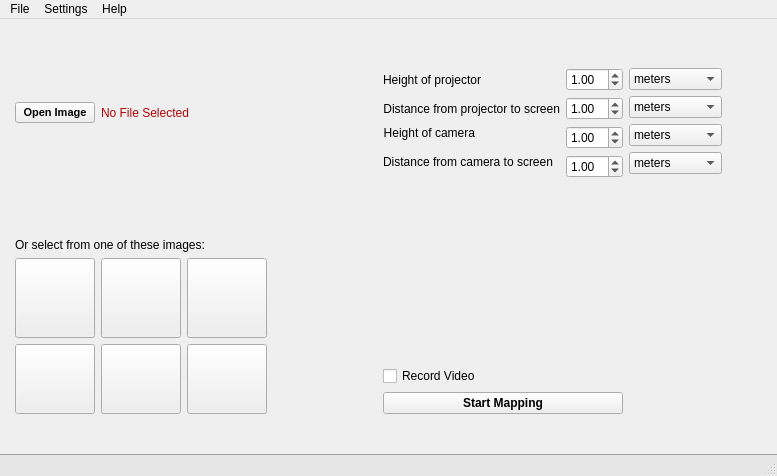
<?xml version="1.0" encoding="UTF-8"?>
<ui version="4.0">
 <class>MainWindow</class>
 <widget class="QMainWindow" name="MainWindow">
  <property name="geometry">
   <rect>
    <x>0</x>
    <y>0</y>
    <width>777</width>
    <height>476</height>
   </rect>
  </property>
  <property name="windowTitle">
   <string>LightMap</string>
  </property>
  <property name="tabShape">
   <enum>QTabWidget::Rounded</enum>
  </property>
  <widget class="QWidget" name="central_widget">
   <layout class="QGridLayout" name="gridLayout">
    <property name="leftMargin">
     <number>15</number>
    </property>
    <property name="rightMargin">
     <number>15</number>
    </property>
    <property name="bottomMargin">
     <number>20</number>
    </property>
    <item row="0" column="0">
     <layout class="QVBoxLayout" name="vertical_layout_top" stretch="0">
      <property name="spacing">
       <number>6</number>
      </property>
      <item>
       <widget class="QLabel" name="label_lightmap">
        <property name="sizePolicy">
         <sizepolicy hsizetype="Preferred" vsizetype="Preferred">
          <horstretch>0</horstretch>
          <verstretch>0</verstretch>
         </sizepolicy>
        </property>
        <property name="text">
         <string/>
        </property>
        <property name="pixmap">
         <pixmap>../Images/LightMap.png</pixmap>
        </property>
        <property name="alignment">
         <set>Qt::AlignHCenter|Qt::AlignTop</set>
        </property>
       </widget>
      </item>
     </layout>
    </item>
    <item row="1" column="0">
     <spacer name="horizontal_spacer_light_map">
      <property name="orientation">
       <enum>Qt::Horizontal</enum>
      </property>
      <property name="sizeHint" stdset="0">
       <size>
        <width>40</width>
        <height>20</height>
       </size>
      </property>
     </spacer>
    </item>
    <item row="2" column="0">
     <layout class="QHBoxLayout" name="horizontal_layout_main_middle">
      <property name="sizeConstraint">
       <enum>QLayout::SetDefaultConstraint</enum>
      </property>
      <item>
       <layout class="QVBoxLayout" name="vertical_layout_main_left">
        <property name="sizeConstraint">
         <enum>QLayout::SetDefaultConstraint</enum>
        </property>
        <item>
         <layout class="QHBoxLayout" name="horizontal_layout_image">
          <property name="sizeConstraint">
           <enum>QLayout::SetDefaultConstraint</enum>
          </property>
          <item>
           <widget class="QPushButton" name="button_open_image">
            <property name="sizePolicy">
             <sizepolicy hsizetype="Fixed" vsizetype="Fixed">
              <horstretch>0</horstretch>
              <verstretch>0</verstretch>
             </sizepolicy>
            </property>
            <property name="font">
             <font>
              <family>MS Shell Dlg 2</family>
              <pointsize>8</pointsize>
              <weight>75</weight>
              <italic>false</italic>
              <bold>true</bold>
              <underline>false</underline>
              <strikeout>false</strikeout>
              <kerning>true</kerning>
             </font>
            </property>
            <property name="focusPolicy">
             <enum>Qt::ClickFocus</enum>
            </property>
            <property name="statusTip">
             <string/>
            </property>
            <property name="text">
             <string>Open Image</string>
            </property>
           </widget>
          </item>
          <item>
           <widget class="QLabel" name="label_file_name">
            <property name="palette">
             <palette>
              <active>
               <colorrole role="WindowText">
                <brush brushstyle="SolidPattern">
                 <color alpha="255">
                  <red>177</red>
                  <green>5</green>
                  <blue>5</blue>
                 </color>
                </brush>
               </colorrole>
               <colorrole role="Text">
                <brush brushstyle="SolidPattern">
                 <color alpha="255">
                  <red>0</red>
                  <green>0</green>
                  <blue>0</blue>
                 </color>
                </brush>
               </colorrole>
              </active>
              <inactive>
               <colorrole role="WindowText">
                <brush brushstyle="SolidPattern">
                 <color alpha="255">
                  <red>177</red>
                  <green>5</green>
                  <blue>5</blue>
                 </color>
                </brush>
               </colorrole>
               <colorrole role="Text">
                <brush brushstyle="SolidPattern">
                 <color alpha="255">
                  <red>0</red>
                  <green>0</green>
                  <blue>0</blue>
                 </color>
                </brush>
               </colorrole>
              </inactive>
              <disabled>
               <colorrole role="WindowText">
                <brush brushstyle="SolidPattern">
                 <color alpha="255">
                  <red>120</red>
                  <green>120</green>
                  <blue>120</blue>
                 </color>
                </brush>
               </colorrole>
               <colorrole role="Text">
                <brush brushstyle="SolidPattern">
                 <color alpha="255">
                  <red>120</red>
                  <green>120</green>
                  <blue>120</blue>
                 </color>
                </brush>
               </colorrole>
              </disabled>
             </palette>
            </property>
            <property name="font">
             <font>
              <family>MS Shell Dlg 2</family>
              <weight>50</weight>
              <italic>false</italic>
              <bold>false</bold>
              <kerning>true</kerning>
             </font>
            </property>
            <property name="frameShape">
             <enum>QFrame::NoFrame</enum>
            </property>
            <property name="frameShadow">
             <enum>QFrame::Plain</enum>
            </property>
            <property name="text">
             <string>No File Selected                                                  </string>
            </property>
            <property name="alignment">
             <set>Qt::AlignLeading|Qt::AlignLeft|Qt::AlignVCenter</set>
            </property>
           </widget>
          </item>
         </layout>
        </item>
        <item>
         <widget class="QLabel" name="label_select_default_image">
          <property name="text">
           <string>Or select from one of these images:</string>
          </property>
          <property name="alignment">
           <set>Qt::AlignBottom|Qt::AlignLeading|Qt::AlignLeft</set>
          </property>
         </widget>
        </item>
        <item>
         <layout class="QGridLayout" name="grid_layout_default_images">
          <item row="1" column="3">
           <widget class="QPushButton" name="button_default_image3">
            <property name="minimumSize">
             <size>
              <width>80</width>
              <height>80</height>
             </size>
            </property>
            <property name="maximumSize">
             <size>
              <width>80</width>
              <height>80</height>
             </size>
            </property>
            <property name="focusPolicy">
             <enum>Qt::NoFocus</enum>
            </property>
            <property name="statusTip">
             <string/>
            </property>
            <property name="styleSheet">
             <string notr="true">QPushButton {
	background-image: url(&quot;../Images/Smiley.jpg&quot;);
	background-position: center;	
}

QPushButton:checked {
	border-width: 3px;
	border-style: solid;
	border-color: #2E89F7;
}</string>
            </property>
            <property name="text">
             <string/>
            </property>
            <property name="checkable">
             <bool>true</bool>
            </property>
            <property name="autoExclusive">
             <bool>true</bool>
            </property>
           </widget>
          </item>
          <item row="3" column="3">
           <widget class="QPushButton" name="button_default_image6">
            <property name="maximumSize">
             <size>
              <width>80</width>
              <height>80</height>
             </size>
            </property>
            <property name="styleSheet">
             <string notr="true">QPushButton {
	background-image: url(&quot;../Images/Mystery_Image.jpg&quot;);
	background-position: center;
}

QPushButton:checked {
	border-width: 3px;
	border-style: solid;
	border-color: #2E89F7;
}</string>
            </property>
            <property name="text">
             <string/>
            </property>
            <property name="checkable">
             <bool>true</bool>
            </property>
            <property name="autoExclusive">
             <bool>true</bool>
            </property>
           </widget>
          </item>
          <item row="1" column="1">
           <widget class="QPushButton" name="button_default_image1">
            <property name="sizePolicy">
             <sizepolicy hsizetype="Maximum" vsizetype="Fixed">
              <horstretch>0</horstretch>
              <verstretch>0</verstretch>
             </sizepolicy>
            </property>
            <property name="minimumSize">
             <size>
              <width>80</width>
              <height>80</height>
             </size>
            </property>
            <property name="maximumSize">
             <size>
              <width>80</width>
              <height>80</height>
             </size>
            </property>
            <property name="focusPolicy">
             <enum>Qt::NoFocus</enum>
            </property>
            <property name="statusTip">
             <string/>
            </property>
            <property name="styleSheet">
             <string notr="true">QPushButton {
	background-image: url(&quot;../Images/Earth.jpg&quot;);
	background-position: center;
}

QPushButton:checked {
	border-width: 3px;
	border-style: solid;
	border-color: #2E89F7;
}</string>
            </property>
            <property name="text">
             <string/>
            </property>
            <property name="checkable">
             <bool>true</bool>
            </property>
            <property name="autoExclusive">
             <bool>true</bool>
            </property>
            <property name="flat">
             <bool>false</bool>
            </property>
           </widget>
          </item>
          <item row="1" column="2">
           <widget class="QPushButton" name="button_default_image2">
            <property name="minimumSize">
             <size>
              <width>80</width>
              <height>80</height>
             </size>
            </property>
            <property name="maximumSize">
             <size>
              <width>80</width>
              <height>80</height>
             </size>
            </property>
            <property name="focusPolicy">
             <enum>Qt::NoFocus</enum>
            </property>
            <property name="statusTip">
             <string/>
            </property>
            <property name="styleSheet">
             <string notr="true">QPushButton {
	background-image: url(&quot;../Images/Moon.gif&quot;);
	background-position: center;
}

QPushButton:checked {
	border-width: 3px;
	border-style: solid;
	border-color: #2E89F7;
}</string>
            </property>
            <property name="text">
             <string/>
            </property>
            <property name="checkable">
             <bool>true</bool>
            </property>
            <property name="autoExclusive">
             <bool>true</bool>
            </property>
            <property name="autoDefault">
             <bool>false</bool>
            </property>
            <property name="default">
             <bool>false</bool>
            </property>
            <property name="flat">
             <bool>false</bool>
            </property>
           </widget>
          </item>
          <item row="1" column="5">
           <spacer name="horizontal_spacer_grid_top">
            <property name="orientation">
             <enum>Qt::Horizontal</enum>
            </property>
            <property name="sizeHint" stdset="0">
             <size>
              <width>40</width>
              <height>20</height>
             </size>
            </property>
           </spacer>
          </item>
          <item row="3" column="5">
           <spacer name="horizontal_spacer_grid_bottom">
            <property name="orientation">
             <enum>Qt::Horizontal</enum>
            </property>
            <property name="sizeHint" stdset="0">
             <size>
              <width>40</width>
              <height>20</height>
             </size>
            </property>
           </spacer>
          </item>
          <item row="3" column="2">
           <widget class="QPushButton" name="button_default_image5">
            <property name="minimumSize">
             <size>
              <width>80</width>
              <height>70</height>
             </size>
            </property>
            <property name="maximumSize">
             <size>
              <width>80</width>
              <height>80</height>
             </size>
            </property>
            <property name="styleSheet">
             <string notr="true">QPushButton {
	background-image: url(&quot;../Images/Kappa.jpg&quot;);
	background-position: center;
}

QPushButton:checked {
	border-width: 3px;
	border-style: solid;
	border-color: #2E89F7;
}</string>
            </property>
            <property name="text">
             <string/>
            </property>
            <property name="checkable">
             <bool>true</bool>
            </property>
            <property name="autoExclusive">
             <bool>true</bool>
            </property>
           </widget>
          </item>
          <item row="3" column="1">
           <widget class="QPushButton" name="button_default_image4">
            <property name="sizePolicy">
             <sizepolicy hsizetype="Minimum" vsizetype="Fixed">
              <horstretch>0</horstretch>
              <verstretch>0</verstretch>
             </sizepolicy>
            </property>
            <property name="minimumSize">
             <size>
              <width>80</width>
              <height>70</height>
             </size>
            </property>
            <property name="maximumSize">
             <size>
              <width>80</width>
              <height>80</height>
             </size>
            </property>
            <property name="focusPolicy">
             <enum>Qt::NoFocus</enum>
            </property>
            <property name="statusTip">
             <string/>
            </property>
            <property name="styleSheet">
             <string notr="true">QPushButton {
	background-image: url(&quot;../Images/Pizza.jpg&quot;);
	background-position: center;
}

QPushButton:checked {
	border-width: 3px;
	border-style: solid;
	border-color: #2E89F7;
}</string>
            </property>
            <property name="text">
             <string/>
            </property>
            <property name="checkable">
             <bool>true</bool>
            </property>
            <property name="autoExclusive">
             <bool>true</bool>
            </property>
           </widget>
          </item>
         </layout>
        </item>
        <item>
         <spacer name="horizontal_spacer_bottom_left">
          <property name="orientation">
           <enum>Qt::Horizontal</enum>
          </property>
          <property name="sizeHint" stdset="0">
           <size>
            <width>40</width>
            <height>20</height>
           </size>
          </property>
         </spacer>
        </item>
       </layout>
      </item>
      <item>
       <spacer name="vertical_spacer_middle_second">
        <property name="orientation">
         <enum>Qt::Vertical</enum>
        </property>
        <property name="sizeHint" stdset="0">
         <size>
          <width>20</width>
          <height>40</height>
         </size>
        </property>
       </spacer>
      </item>
      <item>
       <layout class="QHBoxLayout" name="horizontal_layout_main_right_2">
        <item>
         <layout class="QVBoxLayout" name="vertical_layout_middle_right">
          <item>
           <layout class="QFormLayout" name="form_layout">
            <property name="sizeConstraint">
             <enum>QLayout::SetNoConstraint</enum>
            </property>
            <item row="0" column="0">
             <widget class="QLabel" name="label_projector_height">
              <property name="statusTip">
               <string/>
              </property>
              <property name="layoutDirection">
               <enum>Qt::LeftToRight</enum>
              </property>
              <property name="text">
               <string>Height of projector</string>
              </property>
              <property name="alignment">
               <set>Qt::AlignRight|Qt::AlignTrailing|Qt::AlignVCenter</set>
              </property>
             </widget>
            </item>
            <item row="0" column="1">
             <widget class="QDoubleSpinBox" name="double_spin_box_projector_height">
              <property name="statusTip">
               <string/>
              </property>
              <property name="value">
               <double>1.000000000000000</double>
              </property>
             </widget>
            </item>
            <item row="1" column="0">
             <widget class="QLabel" name="label_projector_to_screen">
              <property name="text">
               <string>Distance from projector to screen</string>
              </property>
              <property name="alignment">
               <set>Qt::AlignRight|Qt::AlignTrailing|Qt::AlignVCenter</set>
              </property>
             </widget>
            </item>
            <item row="1" column="1">
             <widget class="QDoubleSpinBox" name="double_spin_box_projector_to_screen">
              <property name="statusTip">
               <string/>
              </property>
              <property name="value">
               <double>1.000000000000000</double>
              </property>
             </widget>
            </item>
            <item row="2" column="0">
             <widget class="QLabel" name="label_height_camera">
              <property name="text">
               <string>Height of camera</string>
              </property>
              <property name="alignment">
               <set>Qt::AlignRight|Qt::AlignTop|Qt::AlignTrailing</set>
              </property>
             </widget>
            </item>
            <item row="2" column="1">
             <widget class="QDoubleSpinBox" name="double_spin_box_camera_height">
              <property name="statusTip">
               <string/>
              </property>
              <property name="value">
               <double>1.000000000000000</double>
              </property>
             </widget>
            </item>
            <item row="3" column="0">
             <widget class="QLabel" name="label_camera_to_screen">
              <property name="text">
               <string>Distance from camera to screen</string>
              </property>
              <property name="alignment">
               <set>Qt::AlignRight|Qt::AlignTop|Qt::AlignTrailing</set>
              </property>
             </widget>
            </item>
            <item row="3" column="1">
             <widget class="QDoubleSpinBox" name="double_spin_box_camera_to_screen">
              <property name="statusTip">
               <string/>
              </property>
              <property name="value">
               <double>1.000000000000000</double>
              </property>
             </widget>
            </item>
           </layout>
          </item>
          <item>
           <spacer name="horizontal_spacer_middle_right">
            <property name="orientation">
             <enum>Qt::Horizontal</enum>
            </property>
            <property name="sizeHint" stdset="0">
             <size>
              <width>40</width>
              <height>20</height>
             </size>
            </property>
           </spacer>
          </item>
          <item>
           <widget class="QCheckBox" name="check_box_record_video">
            <property name="focusPolicy">
             <enum>Qt::ClickFocus</enum>
            </property>
            <property name="statusTip">
             <string/>
            </property>
            <property name="text">
             <string>Record Video</string>
            </property>
           </widget>
          </item>
          <item>
           <widget class="QPushButton" name="button_mapping">
            <property name="sizePolicy">
             <sizepolicy hsizetype="Minimum" vsizetype="Fixed">
              <horstretch>0</horstretch>
              <verstretch>0</verstretch>
             </sizepolicy>
            </property>
            <property name="font">
             <font>
              <weight>75</weight>
              <bold>true</bold>
             </font>
            </property>
            <property name="focusPolicy">
             <enum>Qt::ClickFocus</enum>
            </property>
            <property name="statusTip">
             <string/>
            </property>
            <property name="text">
             <string>Start Mapping</string>
            </property>
           </widget>
          </item>
          <item>
           <spacer name="horizontal_spacer_bottom_right">
            <property name="orientation">
             <enum>Qt::Horizontal</enum>
            </property>
            <property name="sizeHint" stdset="0">
             <size>
              <width>40</width>
              <height>20</height>
             </size>
            </property>
           </spacer>
          </item>
         </layout>
        </item>
        <item>
         <layout class="QVBoxLayout" name="vertical_layout_select_unit">
          <item>
           <widget class="QComboBox" name="combo_box_projector_height">
            <property name="sizePolicy">
             <sizepolicy hsizetype="Fixed" vsizetype="Fixed">
              <horstretch>0</horstretch>
              <verstretch>0</verstretch>
             </sizepolicy>
            </property>
            <property name="statusTip">
             <string/>
            </property>
            <item>
             <property name="text">
              <string>meters</string>
             </property>
            </item>
            <item>
             <property name="text">
              <string>feet</string>
             </property>
            </item>
            <item>
             <property name="text">
              <string>yards</string>
             </property>
            </item>
            <item>
             <property name="text">
              <string>inches</string>
             </property>
            </item>
            <item>
             <property name="text">
              <string>centimeters</string>
             </property>
            </item>
           </widget>
          </item>
          <item>
           <widget class="QComboBox" name="combo_box_projector_to_screen">
            <property name="sizePolicy">
             <sizepolicy hsizetype="Fixed" vsizetype="Fixed">
              <horstretch>0</horstretch>
              <verstretch>0</verstretch>
             </sizepolicy>
            </property>
            <property name="statusTip">
             <string/>
            </property>
            <item>
             <property name="text">
              <string>meters</string>
             </property>
            </item>
            <item>
             <property name="text">
              <string>feet</string>
             </property>
            </item>
            <item>
             <property name="text">
              <string>yards</string>
             </property>
            </item>
            <item>
             <property name="text">
              <string>inches</string>
             </property>
            </item>
            <item>
             <property name="text">
              <string>centimeters</string>
             </property>
            </item>
           </widget>
          </item>
          <item>
           <widget class="QComboBox" name="combo_box_camera_height">
            <property name="sizePolicy">
             <sizepolicy hsizetype="Fixed" vsizetype="Fixed">
              <horstretch>0</horstretch>
              <verstretch>0</verstretch>
             </sizepolicy>
            </property>
            <property name="statusTip">
             <string/>
            </property>
            <item>
             <property name="text">
              <string>meters</string>
             </property>
            </item>
            <item>
             <property name="text">
              <string>feet</string>
             </property>
            </item>
            <item>
             <property name="text">
              <string>yards</string>
             </property>
            </item>
            <item>
             <property name="text">
              <string>inches</string>
             </property>
            </item>
            <item>
             <property name="text">
              <string>centimeters</string>
             </property>
            </item>
           </widget>
          </item>
          <item>
           <widget class="QComboBox" name="combo_box_camera_to_screen">
            <property name="sizePolicy">
             <sizepolicy hsizetype="Fixed" vsizetype="Fixed">
              <horstretch>0</horstretch>
              <verstretch>0</verstretch>
             </sizepolicy>
            </property>
            <property name="statusTip">
             <string/>
            </property>
            <item>
             <property name="text">
              <string>meters</string>
             </property>
            </item>
            <item>
             <property name="text">
              <string>feet</string>
             </property>
            </item>
            <item>
             <property name="text">
              <string>yards</string>
             </property>
            </item>
            <item>
             <property name="text">
              <string>inches</string>
             </property>
            </item>
            <item>
             <property name="text">
              <string>centimeters</string>
             </property>
            </item>
           </widget>
          </item>
          <item>
           <spacer name="vertical_spacer_units">
            <property name="orientation">
             <enum>Qt::Vertical</enum>
            </property>
            <property name="sizeHint" stdset="0">
             <size>
              <width>20</width>
              <height>40</height>
             </size>
            </property>
           </spacer>
          </item>
         </layout>
        </item>
        <item>
         <layout class="QHBoxLayout" name="horizontal_layout_main_right">
          <item>
           <spacer name="vertical_spacer_main_right_first">
            <property name="orientation">
             <enum>Qt::Vertical</enum>
            </property>
            <property name="sizeHint" stdset="0">
             <size>
              <width>20</width>
              <height>40</height>
             </size>
            </property>
           </spacer>
          </item>
          <item>
           <spacer name="vertical_spacer_main_right_second">
            <property name="orientation">
             <enum>Qt::Vertical</enum>
            </property>
            <property name="sizeHint" stdset="0">
             <size>
              <width>20</width>
              <height>40</height>
             </size>
            </property>
           </spacer>
          </item>
         </layout>
        </item>
       </layout>
      </item>
     </layout>
    </item>
   </layout>
  </widget>
  <widget class="QMenuBar" name="menubar">
   <property name="geometry">
    <rect>
     <x>0</x>
     <y>0</y>
     <width>777</width>
     <height>21</height>
    </rect>
   </property>
   <widget class="QMenu" name="menu_file">
    <property name="title">
     <string>File</string>
    </property>
    <addaction name="action_open_image"/>
    <addaction name="separator"/>
    <addaction name="action_record_video"/>
    <addaction name="separator"/>
    <addaction name="action_start_mapping"/>
    <addaction name="separator"/>
    <addaction name="action_quit"/>
   </widget>
   <widget class="QMenu" name="menu_settings">
    <property name="title">
     <string>Settings</string>
    </property>
    <addaction name="action_preferences"/>
   </widget>
   <widget class="QMenu" name="menu_help">
    <property name="statusTip">
     <string/>
    </property>
    <property name="title">
     <string>Help</string>
    </property>
    <addaction name="action_LightMap_Help"/>
    <addaction name="separator"/>
    <addaction name="action_About_LightMap"/>
   </widget>
   <addaction name="menu_file"/>
   <addaction name="menu_settings"/>
   <addaction name="menu_help"/>
  </widget>
  <widget class="QStatusBar" name="status_bar">
   <property name="palette">
    <palette>
     <active>
      <colorrole role="Button">
       <brush brushstyle="SolidPattern">
        <color alpha="255">
         <red>230</red>
         <green>230</green>
         <blue>230</blue>
        </color>
       </brush>
      </colorrole>
      <colorrole role="Base">
       <brush brushstyle="SolidPattern">
        <color alpha="255">
         <red>230</red>
         <green>230</green>
         <blue>230</blue>
        </color>
       </brush>
      </colorrole>
      <colorrole role="Window">
       <brush brushstyle="SolidPattern">
        <color alpha="255">
         <red>230</red>
         <green>230</green>
         <blue>230</blue>
        </color>
       </brush>
      </colorrole>
      <colorrole role="AlternateBase">
       <brush brushstyle="SolidPattern">
        <color alpha="255">
         <red>246</red>
         <green>246</green>
         <blue>246</blue>
        </color>
       </brush>
      </colorrole>
     </active>
     <inactive>
      <colorrole role="Button">
       <brush brushstyle="SolidPattern">
        <color alpha="255">
         <red>230</red>
         <green>230</green>
         <blue>230</blue>
        </color>
       </brush>
      </colorrole>
      <colorrole role="Base">
       <brush brushstyle="SolidPattern">
        <color alpha="255">
         <red>230</red>
         <green>230</green>
         <blue>230</blue>
        </color>
       </brush>
      </colorrole>
      <colorrole role="Window">
       <brush brushstyle="SolidPattern">
        <color alpha="255">
         <red>230</red>
         <green>230</green>
         <blue>230</blue>
        </color>
       </brush>
      </colorrole>
      <colorrole role="AlternateBase">
       <brush brushstyle="SolidPattern">
        <color alpha="255">
         <red>246</red>
         <green>246</green>
         <blue>246</blue>
        </color>
       </brush>
      </colorrole>
     </inactive>
     <disabled>
      <colorrole role="Button">
       <brush brushstyle="SolidPattern">
        <color alpha="255">
         <red>230</red>
         <green>230</green>
         <blue>230</blue>
        </color>
       </brush>
      </colorrole>
      <colorrole role="Base">
       <brush brushstyle="SolidPattern">
        <color alpha="255">
         <red>230</red>
         <green>230</green>
         <blue>230</blue>
        </color>
       </brush>
      </colorrole>
      <colorrole role="Window">
       <brush brushstyle="SolidPattern">
        <color alpha="255">
         <red>230</red>
         <green>230</green>
         <blue>230</blue>
        </color>
       </brush>
      </colorrole>
      <colorrole role="AlternateBase">
       <brush brushstyle="SolidPattern">
        <color alpha="255">
         <red>246</red>
         <green>246</green>
         <blue>246</blue>
        </color>
       </brush>
      </colorrole>
     </disabled>
    </palette>
   </property>
   <property name="styleSheet">
    <string notr="true">QStatusBar {
	background: #e6e6e6;
	border-top: 1px outset #686868;
}</string>
   </property>
  </widget>
  <action name="action_open_image">
   <property name="text">
    <string>Open Image</string>
   </property>
  </action>
  <action name="action_quit">
   <property name="text">
    <string>Quit</string>
   </property>
  </action>
  <action name="action_hide_toolbar">
   <property name="text">
    <string>Hide Toolbar</string>
   </property>
  </action>
  <action name="action_record_video">
   <property name="text">
    <string>Record Video</string>
   </property>
  </action>
  <action name="action_stop_recording">
   <property name="text">
    <string>Stop Recording</string>
   </property>
  </action>
  <action name="action_preferences">
   <property name="text">
    <string>Preferences</string>
   </property>
  </action>
  <action name="action_LightMap_Help">
   <property name="text">
    <string>LightMap Help</string>
   </property>
  </action>
  <action name="action_About_LightMap">
   <property name="text">
    <string>About LightMap</string>
   </property>
  </action>
  <action name="action_start_mapping">
   <property name="text">
    <string>Start Mapping</string>
   </property>
  </action>
  <action name="action_stop_mapping">
   <property name="text">
    <string>Stop Mapping</string>
   </property>
  </action>
 </widget>
 <tabstops>
  <tabstop>double_spin_box_projector_height</tabstop>
  <tabstop>combo_box_projector_height</tabstop>
  <tabstop>double_spin_box_projector_to_screen</tabstop>
  <tabstop>combo_box_projector_to_screen</tabstop>
  <tabstop>double_spin_box_camera_height</tabstop>
  <tabstop>combo_box_camera_height</tabstop>
  <tabstop>double_spin_box_camera_to_screen</tabstop>
  <tabstop>combo_box_camera_to_screen</tabstop>
 </tabstops>
 <resources/>
 <connections/>
</ui>
